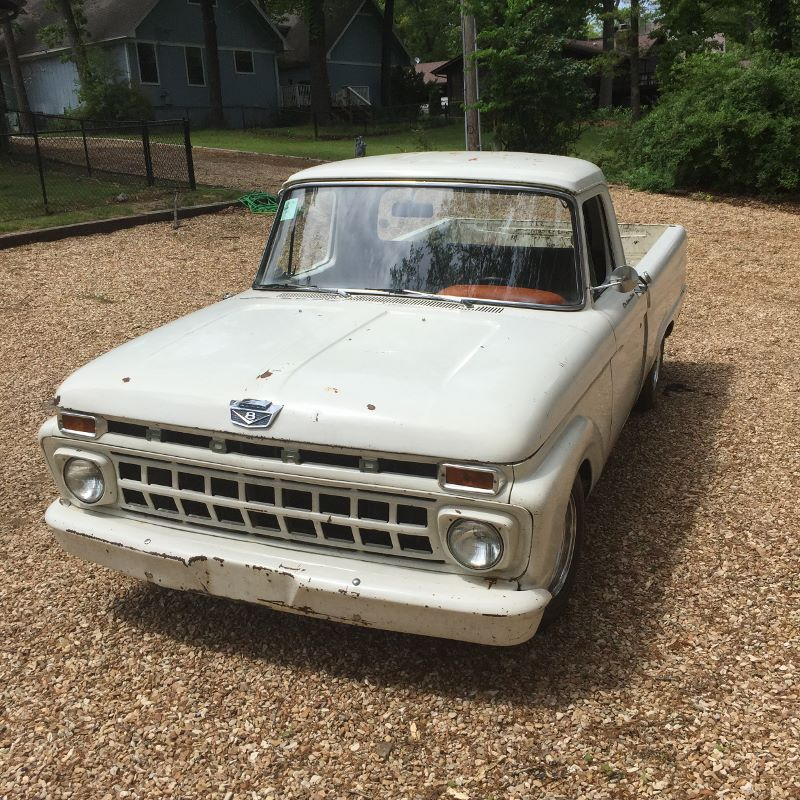
#> input picture Operações geometrica/carro.jpg, 800 x 800 px
$ python reflexao.py
#> lines starting #> are read from the running program, lines starting #| are printed output that depends on the picture
import cv2 as cv
from PIL import Image, ImageDraw
import numpy as np

def operacao_reflexao():
    print("\nOperação de reflexão/espelhamento!")
    nome_imagem = "carro.jpg"
    # Abre a imagem
    imagem = Image.open(nome_imagem)
#> imagem is the input picture: PIL image 800x800 RGB; mean R, G, B 120.7, 111, 94

    # Aloca memória para a imagem e carrega os dados dos pixels
    imagem_pixels = imagem.load()

    # Cria uma nova imagem do tipo RGB com o tamanho da imagem que foi "aberta"
    # Uma nova pagina em "branco" com um modelo RGB definido
    imagem_espelhada = Image.new("RGB", imagem.size)
#> imagem_espelhada: PIL image 800x800 RGB; every value is 0

    # Cria um objeto que pode ser usado para desenhar a imagem dada
    # Permite que eu posso modificar aquela imagem "desenhar nela"
    # Vai ser a matriz que vai guardar o resultado da reflexão
    draw = ImageDraw.Draw(imagem_espelhada)

    print(20*"---")
    print("Digite o número do espelhamento desejado: ")
    print(20*"---")
    print("1. Espelhamento horizontal")
    print("2. Espelhamento vertical")
    espelhamento_escolhido = int(input(''))
#> the answer given: 1

    if espelhamento_escolhido == 1:
        print("Espelhamento horizontal escolhido!")

        # Trabalha nas linhas da imagem
        for i in range(imagem_espelhada.width):
            for j in range(imagem_espelhada.height):
                # Pega o Ultimo pixel
                # Indo ate o pixel inicial em cada rotação
                xp = imagem.width - i - 1
                # Vai fazer o processo de "troca" colocando o ultimo (n-1, 0) pixel na posição inicial (0 ,0)
                # fazendo esse processo andando toda a linha.
                draw.point((i, j), imagem_pixels[xp, j])

        imagem_espelhada.save(f"{nome_imagem}_imagem_espelhada_horizontal.png")
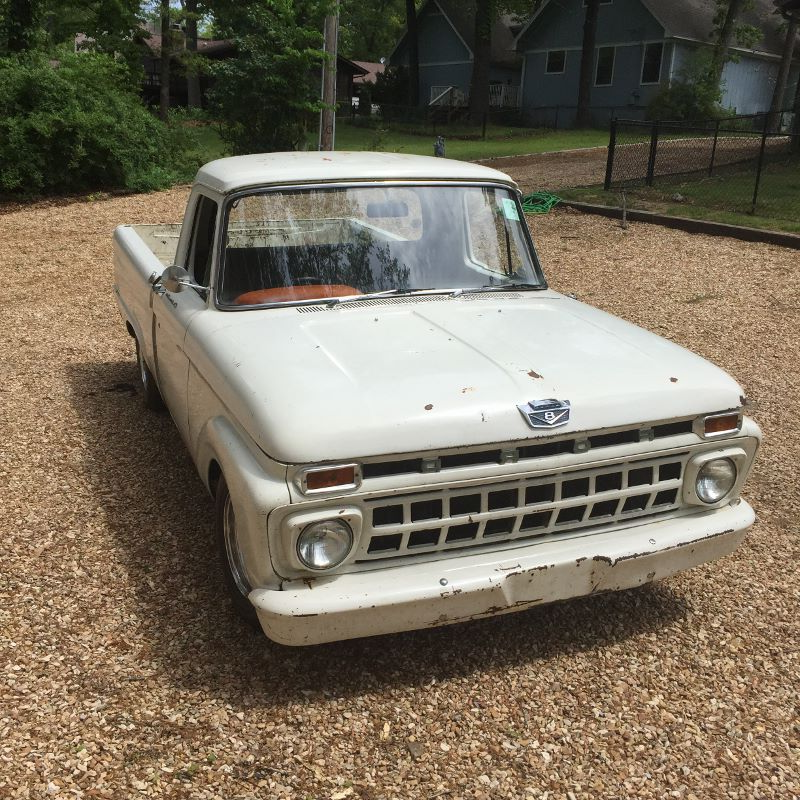
#> saved as carro.jpg_imagem_espelhada_horizontal.png: PIL image 800x800 RGB; mean R, G, B 120.7, 111, 94
    # Trabalha nas colunas da imagem
    elif espelhamento_escolhido == 2:
        print("Espelhamento vertical escolhido!")

        for i in range(imagem_espelhada.width):
            for j in range(imagem_espelhada.height):
                jp = imagem.height - j- 1
                draw.point((i, j), imagem_pixels[i, jp])

        imagem_espelhada.save(f"{nome_imagem}_imagem_espelhada_vertical.png")

    else:
        print("Número inválido. Tente novamente!")
        operacao_reflexao()

    print('imagem_espelhada.height: ', imagem_espelhada.height)
#| imagem_espelhada.height:  800
    print('imagem_espelhada.width: ', imagem_espelhada.width)
#| imagem_espelhada.width:  800

def menu():
    operacao_reflexao()
menu()
